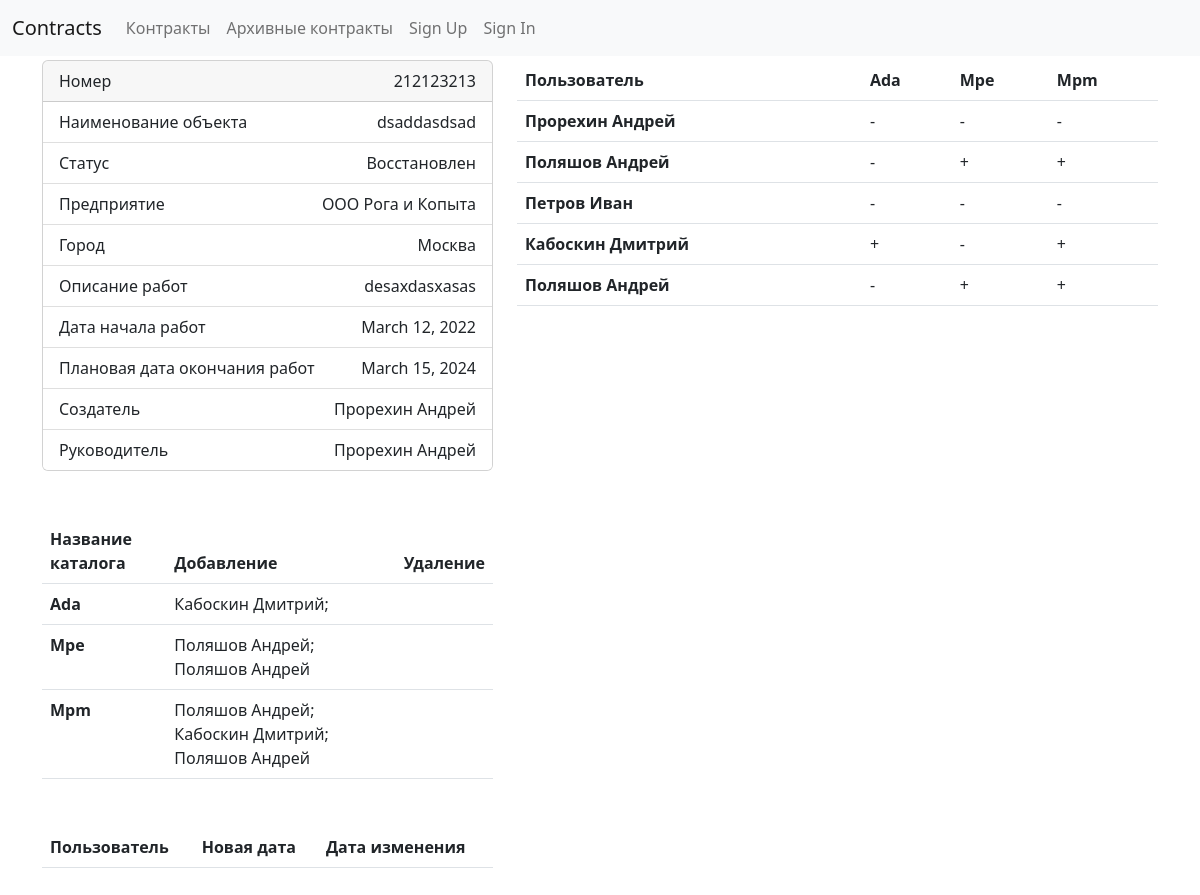
Before: /contracts/3/ with the older database file.
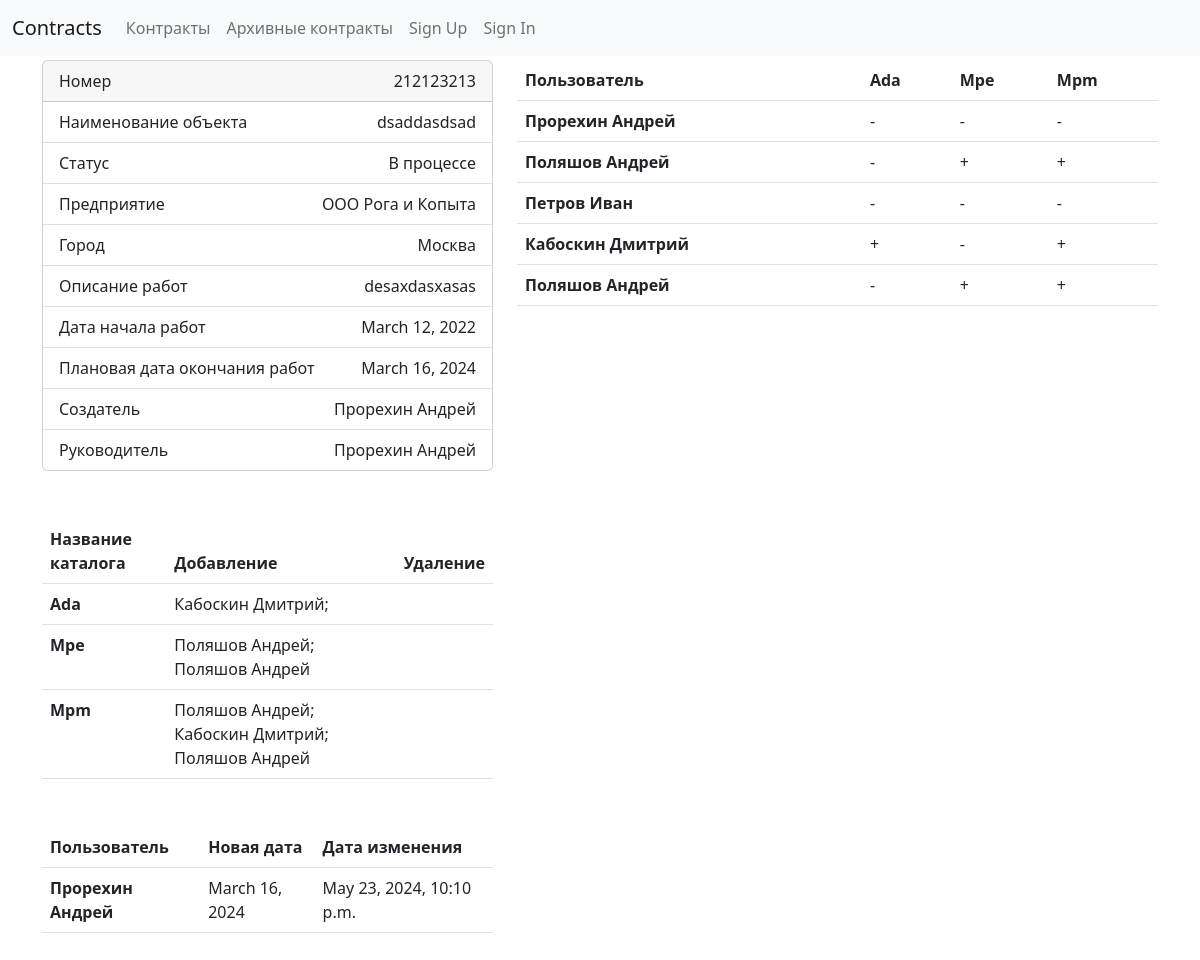
After: the same page with the newer database file.
### contracts/users/models.py (models this page shows, shortened)
class Contract(models.Model):
    STATES = [
        ("in_process", "В процессе"),
        ("restored", "Восстановлен"),
        ("contract_organization", "Организация контракта"),
        ("complete", "Завершен"),
        ("arhive", "Архив"),
    ]
    number = models.BigIntegerField("Номер контракта")
    object = models.CharField("Наименование объекта", max_length=150)
    state = models.CharField(
        "Статус", max_length=50, choices=STATES, default="in_process", blank=True
    )
    company = models.ForeignKey(
        Company, on_delete=models.CASCADE, verbose_name="Предприятие", blank=True
    )
    town = models.ForeignKey(
        Town, on_delete=models.CASCADE, verbose_name="Город", blank=True
    )
    description = models.TextField("Описание работ")
    start = models.DateField("Дата начала работ", blank=True, null=True)
    end = models.DateField("Плановая дата окончания работ", blank=True, null=True)
    creator = models.ForeignKey(
        User,
        verbose_name="Создатель",
        on_delete=models.PROTECT,
        null=True,
        blank=True,
        related_name="created_contracts",
        editable=False,
    )
    gip = models.ForeignKey(
        User,
        verbose_name="Руководитель",
        on_delete=models.PROTECT,
        blank=True,
        null=True,
        related_name="gip_contracts",
    )
    users = models.ManyToManyField(
        User,
        blank=True,
        null=True,
        verbose_name="Пользователи",
        related_name="contracts",
    )
    ada = models.BooleanField(default=False)
    mpe = models.BooleanField(default=False)
    mpm = models.BooleanField(default=False)
    class Meta:
        verbose_name_plural = _("Контракты")
        verbose_name = _("Контракт")

class UserContractFolders(models.Model):
    user = models.ForeignKey(
        User,
        on_delete=models.CASCADE,
        verbose_name="Пользователь",
        related_name="contract_folders",
    )
    contract = models.ForeignKey(
        Contract,
        on_delete=models.CASCADE,
        verbose_name="Контракт",
        related_name="user_folders",
    )
    ada = models.BooleanField(default=False)
    mpe = models.BooleanField(default=False)
    mpm = models.BooleanField(default=False)
    class Meta:
        verbose_name_plural = _("Доступы к директориям")
        verbose_name = _("Доступы к директориям")

class User(AbstractUser):
    name = models.CharField(_("Name of User"), blank=True, max_length=255)
    first_name = None  # type: ignore[assignment]
    last_name = None  # type: ignore[assignment]
    supervisor = models.BooleanField("Руководитель", default=False)
    it_staff = models.BooleanField("IT персонал", default=False)
    def __str__(self) -> str:
        return self.name or super().__str__()

class Company(models.Model):
    name = models.CharField("Наименование", max_length=50, unique=True)
    class Meta:
        verbose_name_plural = _("Компании")
        verbose_name = _("Компания")
    def __str__(self) -> str:
        return self.name

class Town(models.Model):
    name = models.CharField("Наименование", max_length=50, unique=True)
    class Meta:
        verbose_name_plural = _("Города")
        verbose_name = _("Город")
    def __str__(self) -> str:
        return self.name

class EndDateContractChange(models.Model):
    user = models.ForeignKey(
        User,
        on_delete=models.CASCADE,
        verbose_name="Пользователь",
        related_name="end_date_edits",
    )
    contract = models.ForeignKey(
        Contract,
        on_delete=models.CASCADE,
        verbose_name="Контракт",
        related_name="end_date_edits",
    )
    new_date = models.DateField("Новая дата")
    created = models.DateTimeField("Создано", auto_now_add=True)
    class Meta:
        verbose_name_plural = _("Изменения дат окончания контрактов")
        verbose_name = _("Изменение даты окончания контракта")

### contracts/users/contract_views.py (the view)
# urls.py: path("<int:pk>/", ContractDetailView.as_view(), name="contract-detail"),
class ContractDetailView(DetailView):
    model = Contract
    def get_context_data(self, **kwargs):
        context = super(ContractDetailView, self).get_context_data(**kwargs)
        context["user_folders"] = UserContractFolders.objects.filter(
            contract=self.kwargs.get("pk")
        ).select_related("user")
        context["permission_requests"] = (
            PermissionRequest.objects.filter(contract=self.kwargs.get("pk"))
            .select_related("user", "creator")
            .order_by("-id")
        )
        context["end_date_edits"] = (
            EndDateContractChange.objects.filter(contract=self.kwargs.get("pk"))
            .select_related("user")
            .order_by("-id")
        )
        return context

### contracts/users/context_processors.py (called while the page is built)
def allauth_settings(request):
    return {
        "ACCOUNT_ALLOW_REGISTRATION": settings.ACCOUNT_ALLOW_REGISTRATION,
    }

### contracts/templates/users/contract_detail.html (shortened to what the changed rows need)
{% extends "base.html" %}
{% load crispy_forms_tags %}
{% block content %}
<div class="row mb-5">
  <div class="col-5">
    <div class="card">
        <div class="card-header d-flex justify-content-between">
          <span>Номер</span>
          <span>{{contract.number}}</span>
        </div>
        <ul class="list-group list-group-flush">
          <li class="list-group-item d-flex justify-content-between"><span>Наименование объекта</span><span>{{contract.object}}</span></li>
          <li class="list-group-item d-flex justify-content-between"><span>Статус</span><span>{{contract.get_state_display}}</span></li>
          <li class="list-group-item d-flex justify-content-between"><span>Предприятие</span><span>{{contract.company}}</span></li>
          <li class="list-group-item d-flex justify-content-between"><span>Город</span><span>{{contract.town}}</span></li>
          <li class="list-group-item d-flex justify-content-between"><span>Описание работ</span><span>{{contract.description}}</span></li>
          <li class="list-group-item d-flex justify-content-between"><span>Дата начала работ</span><span>{{contract.start}}</span></li>
          <li class="list-group-item d-flex justify-content-between"><span>Плановая дата окончания работ</span><span>{% if contract.end %}{{contract.end}}{% endif %}</span></li>
          <li class="list-group-item d-flex justify-content-between"><span>Создатель</span><span>{{contract.creator}}</span></li>
          <li class="list-group-item d-flex justify-content-between"><span>Руководитель</span><span>{{contract.gip}}</span></li>
        </ul>
      </div>
      <table class="table mt-5">
        <thead>
          <tr>
            <th scope="col">Название каталога</th>
            <th scope="col">Добавление</th>
            <th scope="col">Удаление</th>
          </tr>
        </thead>
        <tbody>
          {% if contract.ada %}
            <tr>
              <th scope="row">
                  Ada
              </th>
              <td>
                {% for u in user_folders %}
                  {% if u.ada %}
                    {{u.user}}{% if not forloop.last %}; {% endif %}
                  {% endif %}
                {% endfor %}
              </td>
              <td></td>
            </tr>
          {% endif %}
          {% if contract.mpe %}
            <tr>
              <th scope="row">
                  Mpe
              </th>
              <td>
                {% for u in user_folders %}
                  {% if u.mpe %}
                    {{u.user}}{% if not forloop.last %}; {% endif %}
                  {% endif %}
                {% endfor %}
            </td>
              <td></td>
            </tr>
          {% endif %}
          {% if contract.mpm %}
            <tr>
              <th scope="row">
                  Mpm
              </th>
              <td>
                {% for u in user_folders %}
                  {% if u.mpm %}
                    {{u.user}}{% if not forloop.last %}; {% endif %}
                  {% endif %}
                {% endfor %}
            </td>
            <td></td>
            </tr>
          {% endif %}
        </tbody>
      </table>
      <table class="table mt-5">
        <thead>
          <tr>
            <th scope="col">Пользователь</th>
            <th scope="col">Новая дата</th>
            <th scope="col">Дата изменения</th>
          </tr>
        </thead>
        <tbody>
          {% for c in end_date_edits %}
          <tr>
            <th scope="row">
                {{c.user}}
            </th>
            <td>{{c.new_date }}</td>
            <td>{{c.created }}</td>
          </tr>
        {% endfor %}
      </tbody>
      </table>
  </div>
  <div class="col-7">
    <table class="table">
        <thead>
          <tr>
            <th scope="col">Пользователь</th>
            {% if contract.ada %}<th scope="col">Ada</th>{% endif %}
            {% if contract.mpe %}<th scope="col">Mpe</th>{% endif %}
            {% if contract.mpm %}<th scope="col">Mpm</th>{% endif %}
          </tr>
        </thead>
        <tbody>
            {% for user in user_folders %}
              <tr>
                <th scope="row">
                    {{user.user}}
                </th>
                {% if contract.ada %}<td>{% if user.ada %}+{% else %}-{% endif %}</td>{% endif %}
                {% if contract.mpe %}<td>{% if user.mpe %}+{% else %}-{% endif %}</td>{% endif %}
                {% if contract.mpm %}<td>{% if user.mpm %}+{% else %}-{% endif %}</td>{% endif %}
              </tr>
            {% endfor %}
        </tbody>
    </table>
  </div>
</div>
{% endblock content %}

Changed rows visible on the page:
changed Contract "dsaddasdsad": state "Восстановлен" → "В процессе"; end "March 15, 2024" → "March 16, 2024"
added EndDateContractChange: user "Прорехин Андрей", new_date "March 16, 2024", created "May 23, 2024, 10:10 p.m."
